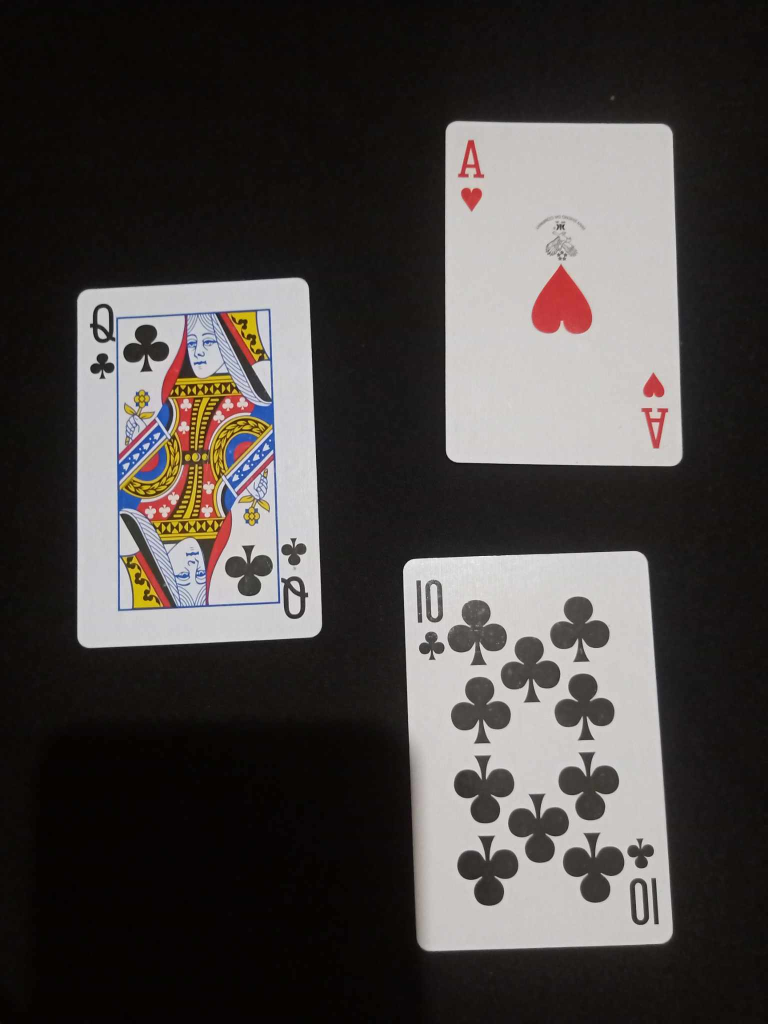
#> input picture PokerCard/test/AhQc10c.jpg, 1536 x 2048 px (shown at 1/2 size)
$ jupyter execute --allow-errors main.ipynb
#> lines starting #> are read from the running program, lines starting #| are printed output that depends on the picture; after the words box and inside, x2 and y2 are one past the last pixel; in counts of white or black regions, pixels touching at a corner belong together
#> further down, original_image is the input picture: shape (2048, 1536, 3); mean B, G, R 66.7, 68.7, 73.4
### PokerCard/processing/process.py
import cv2
import matplotlib.pyplot as plt
import numpy as np

from processing.ColorHelper import ColorHelper
from utils import constants
from utils.MathHelper import MathHelper


def get_thresh(img):
    gray = cv2.cvtColor(img, cv2.COLOR_BGR2GRAY)
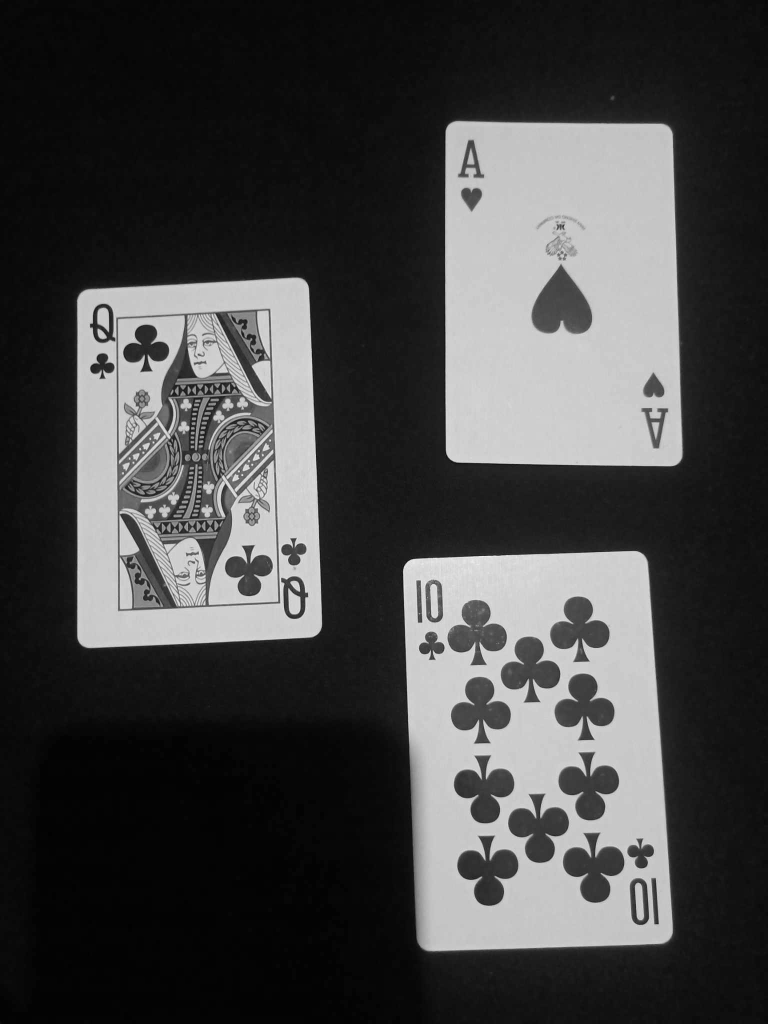
#> gray: shape (2048, 1536) (shown at 1/2 size); min 0, max 251, mean 68.9
    # bin = ColorHelper.gray2bin(gray)
    blur = cv2.GaussianBlur(gray, (5, 5), 0)
    canny = cv2.Canny(blur, 42, 89)
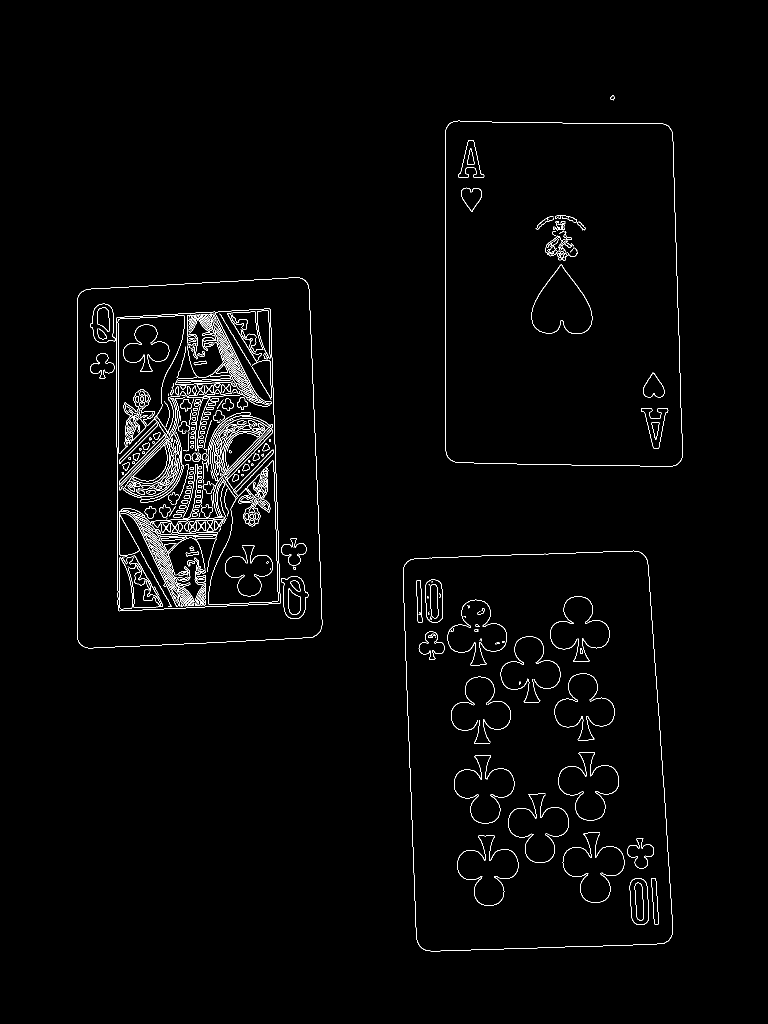
#> canny: shape (2048, 1536) (shown at 1/2 size); 1.6% white in thin lines or dots, all inside (x1, y1, x2, y2) = (154, 191, 1366, 1903)
    kernel = np.ones((2, 2))
    dial = cv2.dilate(canny, kernel=kernel, iterations=2)
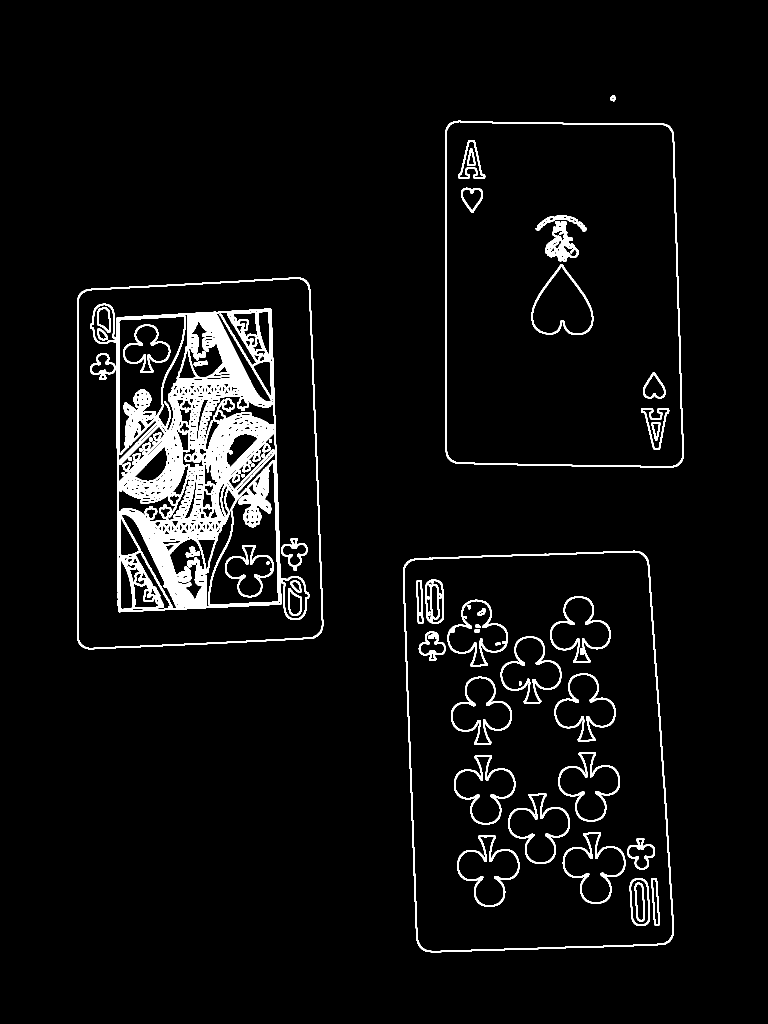
#> dial: shape (2048, 1536) (shown at 1/2 size); 4.9% white; 55 white regions

    return dial


def find_corners_set(img, original, draw=False):
    # find the set of contours on the threshed image
#> called with draw = True
    contours, hier = cv2.findContours(img, cv2.RETR_EXTERNAL, cv2.CHAIN_APPROX_NONE)
#> contours = 4 contours; box (x1, y1, x2, y2) and area: (806, 1101, 1348, 1905) 397690, (154, 555, 647, 1299) 345562, (890, 241, 1368, 935) 319525, (1221, 191, 1231, 203) 84

    # sort them by highest area
    proper = sorted(contours, key=cv2.contourArea, reverse=True)
#> proper has the same summary as contours

    four_corners_set = []

    for cnt in proper:
        area = cv2.contourArea(cnt)
        perimeter = cv2.arcLength(cnt, closed=True)

        # only select those contours with a good area
        if area > 10000:
            # find out the number of corners
            approx = cv2.approxPolyDP(cnt, 0.01 * perimeter, closed=True)
            num_corners = len(approx)

            if num_corners == 4:
                # create bounding box around shape
                x, y, w, h = cv2.boundingRect(approx)

                if draw:
                    cv2.rectangle(original, (x, y), (x + w, y + h), (0, 255, 0), 3)

                # make sure the image is oriented right: top left, bot left, bot right, top right
                l1 = np.array(approx[0]).tolist()
                l2 = np.array(approx[1]).tolist()
                l3 = np.array(approx[2]).tolist()
                l4 = np.array(approx[3]).tolist()

                finalOrder = []

                # sort by X vlaue
                sortedX = sorted([l1, l2, l3, l4], key=lambda x: x[0][0])

                # sortedX[0] and sortedX[1] are the left half
                finalOrder.extend(sorted(sortedX[0:2], key=lambda x: x[0][1]))

                # now sortedX[1] and sortedX[2] are the right half
                # the one with the larger y value goes first
                finalOrder.extend(sorted(sortedX[2:4], key=lambda x: x[0][1], reverse=True))

                four_corners_set.append(finalOrder)

                if draw:
                    for a in approx:
                        cv2.circle(original, (a[0][0], a[0][1]), 6, (255, 0, 0), 3)
#> this loop made 4 passes
#> (area, perimeter, x, y, w, h, l1, l2) on pass 1: (397690, 2591.2, 809, 1105, 535, 795, [[1284, 1105]], [[809, 1129]])
#> (area, perimeter, x, y, w, h, sortedX) on passes 2 to 3: (345561.5, 2395.6, 157, 558, 486, 738, [[[157, 590]], [[166, 1295]], [[609, 558]], [[642, 1265]]]), (319525, 2289.8, 895, 245, 460, 688, [[[895, 916]], [[901, 245]], [[1343, 257]], [[1354, 932]]])
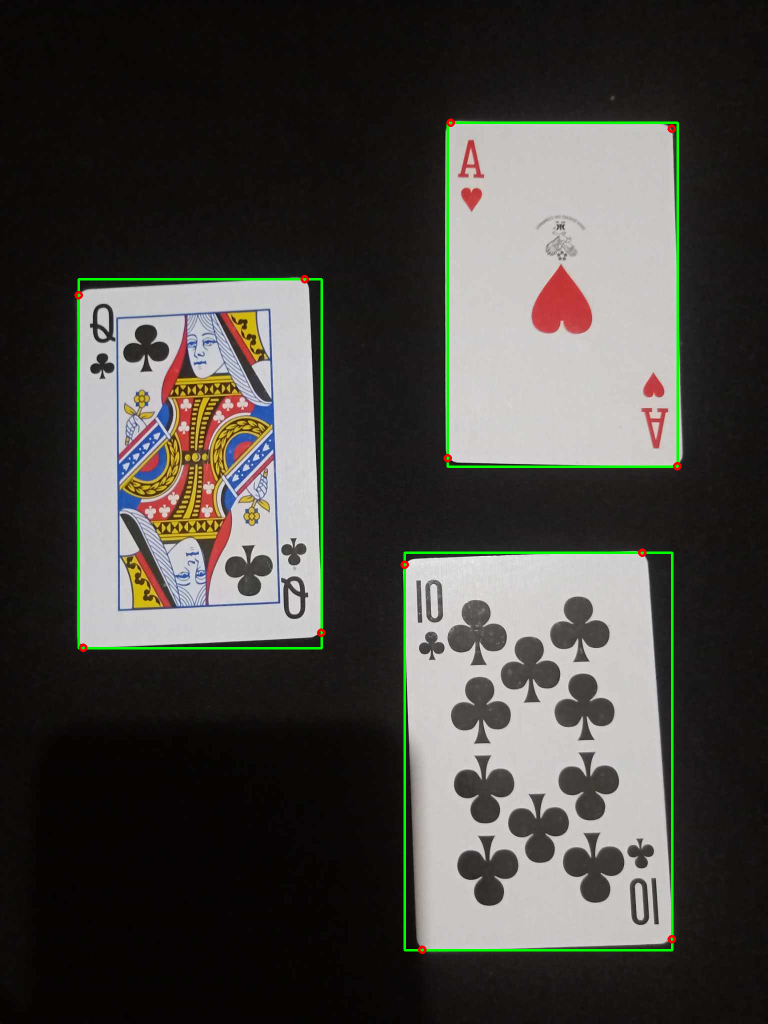
#> original: shape (2048, 1536, 3) (shown at 1/2 size); mean R, G, B 72.5, 70.6, 65.6
#> after the loop, four_corners_set = 3 items

    return four_corners_set


def find_flatten_cards(img, set_of_corners, debug=False):
    width, height = 200, 300
    img_outputs = []

    for i, corners in enumerate(set_of_corners):
        top_left = corners[0][0]
        bottom_left = corners[1][0]
        bottom_right = corners[2][0]
        top_right = corners[3][0]

        vertical_left = MathHelper.length(top_left[0], top_left[1], bottom_left[0], bottom_left[1])
        horizontal_top = MathHelper.length(top_left[0], top_left[1], top_right[0], top_right[1])

        # get the 4 corners of the card
        pts1 = np.float32([top_left, bottom_left, bottom_right, top_right])
        # now define which corner we are referring to
        pts2 = np.float32([[0, 0], [0, height], [width, height], [width, 0]])

        # transformation matrix
        matrix = cv2.getPerspectiveTransform(pts1, pts2)

        img_output = cv2.warpPerspective(img, matrix, (width, height))

        img_outputs.append(img_output)

    return img_outputs


# [218 lines left out: functions get_corner_snip, split_rank_suit, template_matching, show_text, eval_rank_suite, not called in this run]

# endregion

### PokerCard/utils/Loader.py
import cv2

from utils.NameImg import NameImg


class Loader:

    @staticmethod
    def load_ranks(dirpath: str):
        """Loads rank images from directory specified by filepath. Stores
        them in a list of Train_ranks objects."""

        if dirpath is not None:
            dirpath = dirpath.removesuffix('/')
            dirpath = dirpath + '/'

        train_ranks = []
        i = 0

        for rank_name in ['A', '2', '3', '4', '5', '6', '7', '8', '9', '10', 'J', 'Q', 'K']:
            train_ranks.append(NameImg())
            train_ranks[i].name = rank_name
            filename = rank_name + '.jpg'
            train_ranks[i].img = cv2.imread(dirpath + filename, cv2.IMREAD_GRAYSCALE)

            i = i + 1

        return train_ranks

    @staticmethod
    def load_suits(dirpath):
        """Loads suit images from directory specified by filepath. Stores
        them in a list of Train_suits objects."""

        if dirpath is not None:
            dirpath = dirpath.removesuffix('/')
            dirpath = dirpath + '/'

        train_suits = []
        i = 0

        for suit_name in ['Spades', 'Diamonds', 'Clubs', 'Hearts']:
            train_suits.append(NameImg())
            train_suits[i].name = suit_name
            filename = suit_name + '.jpg'
            train_suits[i].img = cv2.imread(dirpath + filename, cv2.IMREAD_GRAYSCALE)
            i = i + 1

        return train_suits

### PokerCard/utils/NameImg.py
class NameImg:
    def __init__(self) -> None:
        self.name = None
        self.img = None

### PokerCard/main.ipynb
[cell 1]
import cv2
import matplotlib.pyplot as plt
import numpy as np
from processing import process

cardpath =  'test/AhQc10c.jpg'

[cell 2]
original_image = cv2.imread(cardpath)
original_image_rgb = cv2.cvtColor(original_image, cv2.COLOR_BGR2RGB)
plt.imshow(original_image_rgb)
plt.show()

[cell 3]
imgResult = original_image_rgb.copy()
imgResult2 = original_image_rgb.copy()

thresh = process.get_thresh(imgResult)

corners_list = process.find_corners_set(thresh, imgResult, draw=True)
#> corners_list = 3 items

four_corners_set = corners_list
#> four_corners_set = 3 items


plt.imshow(thresh)
plt.grid()
plt.show()

for i, corners in enumerate(corners_list):
    top_left = corners[0][0]
    bottom_left = corners[1][0]
    bottom_right = corners[2][0]
    top_right = corners[3][0]

    print(f'top_left: {top_left}')
    print(f'bottom_left: {bottom_left}')
    print(f'bottom_right: {bottom_right}')
    print(f'top_right: {top_right}\n')
#> this loop made 3 passes
#> (top_left, bottom_left, bottom_right, top_right) on passes 1 to 3: ([809, 1129], [844, 1899], [1343, 1878], [1284, 1105]), ([157, 590], [166, 1295], [642, 1265], [609, 558]), ([901, 245], [895, 916], [1354, 932], [1343, 257])
#| top_left: [809, 1129]
#| bottom_left: [844, 1899]
#| bottom_right: [1343, 1878]
#| top_right: [1284, 1105]
#| top_left: [157, 590]
#| bottom_left: [166, 1295]
#| bottom_right: [642, 1265]
#| top_right: [609, 558]
#| top_left: [901, 245]
#| bottom_left: [895, 916]
#> (further printed lines are left out)

[cell 4]
# false: Qs, 9s, Ac

#> (a cell that did not finish here is left out)

#> the loop in find_flatten_cards, `for i, corners in enumerate(set_of_corners):` made 1 pass
#> after the loop in find_flatten_cards, `for i, corners in enumerate(set_of_corners):`: img_outputs = []

for img_output in flatten_card_set:
    print(img_output.shape)

    plt.imshow(img_output)
    plt.show()
    # cv2.imshow('img', img_output)
    # cv2.waitKey(0)

#> (a cell that did not finish here is left out)

[cell 7]
ranksuit_list: list = list()


plt.figure(figsize=(12, 6))
#> (the rest of this cell did not finish here and is left out)

[cell 8]
for i, ranksuit in enumerate(ranksuit_list):
    rank = ranksuit[0]
    suit = ranksuit[1]

    plt.subplot(len(ranksuit_list), 2, i*2+1)
    plt.imshow(rank, 'gray')
    plt.subplot(len(ranksuit_list), 2, i*2+2)
    plt.imshow(suit, 'gray')

plt.show()

[cell 9]
black_img = np.zeros((120, 70))
plt.figure(figsize=(12, 6))
for i, ranksuit in enumerate(ranksuit_list):

    rank = black_img
    suit = black_img
    try:
        rank = ranksuit[0]
        suit = ranksuit[1]
        print(f'{i}: {rank.shape}, {suit.shape}')
    except:
        pass

    plt.subplot(len(ranksuit_list), 2, i*2+1)

    # cv2.imwrite(f"{i}.jpg", rank_name)
    plt.imshow(rank, 'gray')
    plt.subplot(len(ranksuit_list), 2, i*2+2)
    plt.imshow(suit, 'gray')

plt.show()

[cell 10]
from utils.Loader import Loader

train_ranks = Loader.load_ranks('imgs2/ranks')
#> in load_ranks, `i = i + 1`: i = 1
#> train_ranks = 13 items
train_suits = Loader.load_suits('imgs2/suits')
#> in load_suits, `i = i + 1`: i = 1
#> train_suits = 4 items

#> (the rest of this cell did not finish here and is left out)

[cell 11]
for it in ranksuit_list:
    try:
        rank = it[0]
        suit = it[1]
    except:
        continue
    rs = process.template_matching(rank, suit, train_ranks, train_suits, show_plt=True)
    print(rs)
